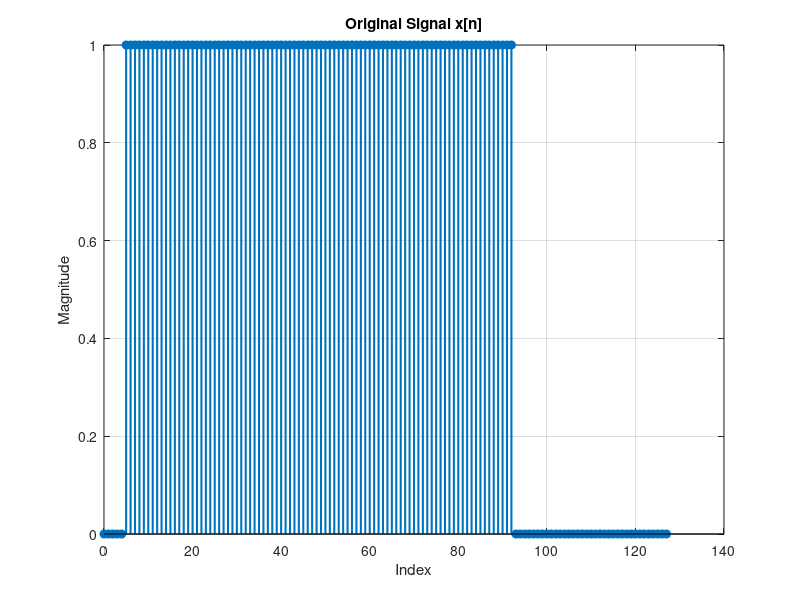
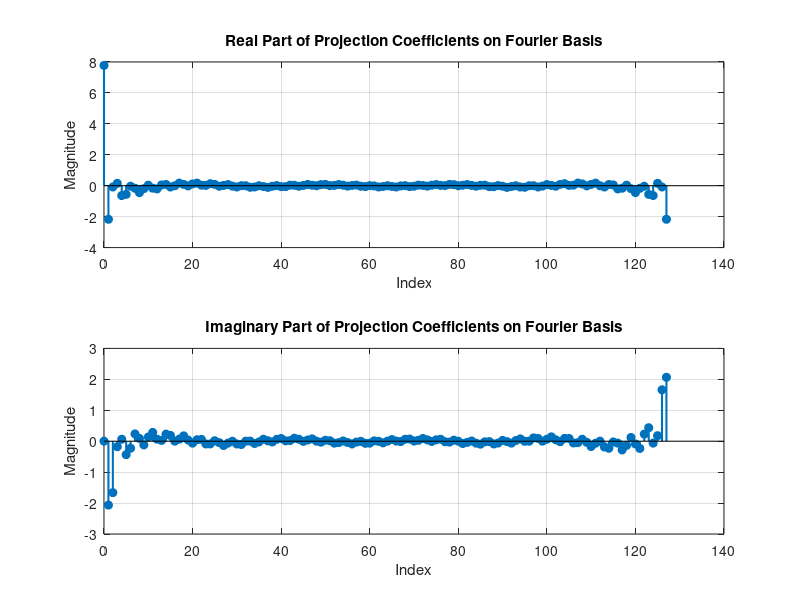

Here is the MATLAB script that generated these plots, in order:
clc;
clear;
close all;
format compact;

N = 128;
x = [zeros(1, 5), ones(1, 88), zeros(1, N - 93)]; % Define r88[n-5] over [0, N-1]

U_delta = eye(N);
c_delta = U_delta' * x';

figure;
stem(0:N-1, x, 'filled', 'LineWidth', 1.5);
title('Original Signal x[n]');
xlabel('Index');
ylabel('Magnitude');
grid on;

figure;
stem(0:N-1, c_delta, 'filled', 'LineWidth', 1.5);
title('Projection Coefficients on Canonical Basis');
xlabel('Index');
ylabel('Magnitude');
grid on;

% Fourier Basis
n = 0:N-1;
UF = zeros(N);
for k = 0:N-1
    for m = 0:N-1
        UF(k+1, m+1) = exp(1i * (2 * pi / N) * k * m);
    end
end


UF = (1/sqrt(N)) * UF;

UB = eye(N);

c_Fourier = UF' * x';
testMatrix = UF * conj(UF');
testMatrix2 = UB * conj(UB');

sum(testMatrix(:)) % good if ~128
sum(testMatrix2(:)) % good if ~128

% Real part
subplot(2, 1, 1); % 2 rows, 1 column, first subplot
stem(0:N-1, real(c_Fourier), 'filled', 'LineWidth', 1.5);
title('Real Part of Projection Coefficients on Fourier Basis');
xlabel('Index');
ylabel('Magnitude');
grid on;

% Imaginary part
subplot(2, 1, 2); % 2 rows, 1 column, second subplot
stem(0:N-1, imag(c_Fourier), 'filled', 'LineWidth', 1.5);
title('Imaginary Part of Projection Coefficients on Fourier Basis');
xlabel('Index');
ylabel('Magnitude');
grid on;
